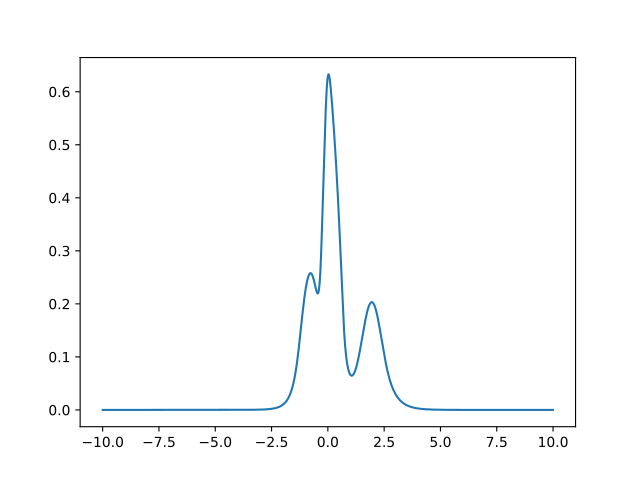

This chart was generated by the following Python code:
import numpy as np
import matplotlib as mpl
import matplotlib.pyplot as plt
import math

from pytriqs.gf import *
from pytriqs.archive import *
from nrgljubljana_interface import MeshReFreqPts

def GF_to_nparrays(A):
    lx = np.array(list(A.mesh.values()))
    ly = np.array(-1.0/math.pi*A.data[:,0,0].imag)
    return lx, ly

with HDFArchive('solution.h5','r') as ar:
    # Expectation values
    print("<n>=",ar['expv']['n_d'])
    print("<n^2>=",ar['expv']['n_d^2'])

    # Spectral function (of local lattice GF)
    A_w = ar['Gloc']['imp']
    lx, ly = GF_to_nparrays(A_w)
    plt.plot(lx, ly)
    plt.show()
